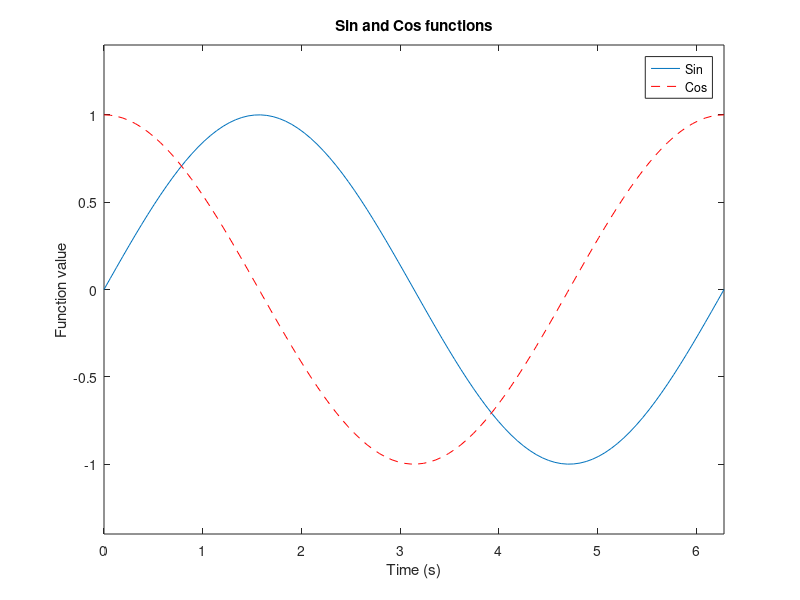

MATLAB code to generate this figure: (Note: this script raises an error after producing the figure.)
close all; clear all;

% 1) Scalar variables
a = 10
b = 2.5e23
c = 2 + 3i
d = exp((2i*pi)/3)

w = waitforbuttonpress;


% 2) Vector Variables
aVec = [3.14, 15, 9, 26]
bVec = [2.71 ; 8 ; 28 ; 182]
cVec = 5:-0.2:-5
dVec = logspace(0, 1)
eVec = "Hello"

w = waitforbuttonpress;

% 3) Matrix Variables
aMat = ones(9).*2
bMat = diag([1 2 3 4 5 4 3 2 1])
cMat = reshape(1:100, [10,10])
dMat = NaN([3,4])
eMat = [ 13 -1 5 ; -22 10 -87]
fMat = randi([-3 3],5,3)

w = waitforbuttonpress;

% 4) Scalar Equations
x = 1 / (1 + exp(-(a-15)/6))
y = (sqrt(a) + b^(1/21))^pi
z = log(real((c+d)*(c-d))*sin((a*pi)/3)) / (c*conj(c))

w = waitforbuttonpress;

% 5) Vector Equations
xVec = (exp(-cVec.^2)./(2*2.5^2)) ./ sqrt(2*pi*2.5^2)
yVec = sqrt(((aVec.').^2) + bVec.^2)
zVec = log10(1 ./ dVec)

w = waitforbuttonpress;

% 6) Matrix Equations
xMat = (aVec*bVec)*(aMat.^2)
yVec = bVec*aVec
zMat = det(cMat)*(aMat*bMat).'

w = waitforbuttonpress;

% 7) Common Functions and Indexing
cSum = sum(cMat)
eMean = mean(eMat)
eMat(1) = 1;
eMat(3) = 1;
eMat(5) = 1;
eMat
cSub = cMat(2:9, 2:9)

lin = 1:20;
index = find(mod(lin, 2) == 0);
lin(index) = -1 * lin(index)

r = rand([1,5]);
index = find(r < 0.5);
r(index) = 0

w = waitforbuttonpress;

t = linspace(0, 2*pi);
y1 = sin(t);
plot(t, y1)

hold on
y2 = cos(t);
plot(t, y2, '--r') 
xlabel('Time (s)')
ylabel('Function value')
title('Sin and Cos functions')
legend({'Sin', 'Cos'})
xlim([0 2*pi])
ylim([-1.4 1.4])

w = waitforbuttonpress;

load('classGrades.mat');
namesAndGrades(1:5, 1:size(namesAndGrades,2))
grades = namesAndGrades(1:15, 2:size(namesAndGrades,2));
meanGrades = mean(grades)
meanGrades = nanmean(grades)


meanMatrix = ones(15, 1)*meanGrades
curvedGrades = 3.5*(grades ./ meanMatrix);
nanmean(curvedGrades)

indices = find(curvedGrades > 5);
curvedGrades(indices) = 5;


totalGrade = ceil(nanmean(curvedGrades, 2));

letters = ['F' 'D' 'C' 'B' 'A'];
letterGrades = blanks(15);
disp(['Grades: ', letters(totalGrade)]);

w = waitforbuttonpress;

% 1) Semilog plot
x = 0:4; 
y = [15 25 55 115 144];

figure
semilogy(x, y, 'ms', 'MarkerSize', 10, 'LineWidth', 4)
xlim([0 4])
xlabel('Year')
ylabel('Number of Students In 6.094')
title('Semilog Plot Of The Class Size Of 6.094 Over 4 Years')

w = waitforbuttonpress;

% 3) Bar Graph
r = randi(10,1,5);
bar(r, 'r')

w = waitforbuttonpress;

% 4) Interpolation and Surface Plots
Z0 = rand(5,5);
[X0, Y0] = meshgrid(1:5, 1:5);
[X1, Y1] = meshgrid(1:.1:5, 1:.1:5);
Z1 = interp2(X0, Y0, Z0, X1, Y1, 'cubic');
surf(X1,Y1,Z1);
colormap('hsv')
shading interp

hold on
contour(X1, Y1, Z1);
colorbar
caxis([0 1])